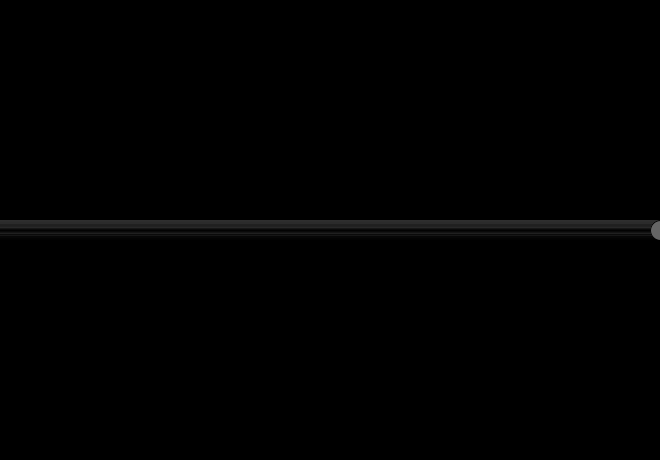
Frame 1 (no input)
Frame 60 (the mouse pressed at the canvas centre just before this capture): identical to frame 1, image omitted
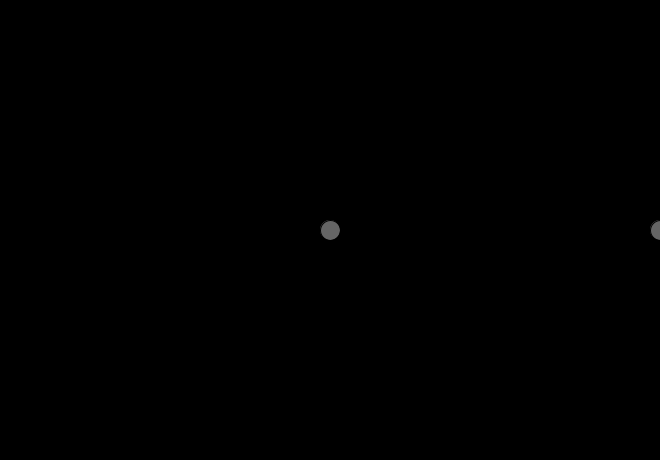
Frame 120 (the mouse held since frame 60 and released just before this capture)

The Processing sketch that drew these frames (run headless with seeded random() and noise(); from frame 60 on, the mouse is pressed at the canvas centre):

// Processing sketch: fifth
// ── fifth.pde
int x;
void setup()
{
  size(660,460);
  x = 0;
}

void draw()
{
  print("\ni am running...");
  background(0);
  fill(101);
  x=0;
  while(x<width)
  {
    if(mouseX<1) 
    {
      x = x+1;
    }
    else
    {
      x = x+mouseX;
    }
    ellipse(x,height/2,20,20);
  }
}
